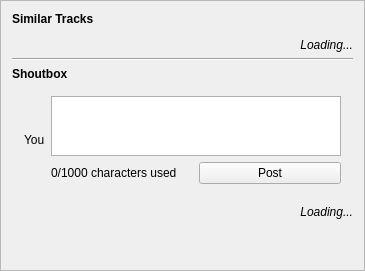
           <widget class="QFrame" name="frame_12">
            <property name="minimumSize">
             <size>
              <width>365</width>
              <height>0</height>
             </size>
            </property>
            <property name="maximumSize">
             <size>
              <width>365</width>
              <height>16777215</height>
             </size>
            </property>
            <property name="frameShape">
             <enum>QFrame::StyledPanel</enum>
            </property>
            <property name="frameShadow">
             <enum>QFrame::Raised</enum>
            </property>
            <layout class="QVBoxLayout" name="verticalLayout_8">
             <item>
              <widget class="QLabel" name="label_2">
               <property name="text">
                <string>&lt;B&gt;Similar Tracks</string>
               </property>
              </widget>
             </item>
             <item>
              <widget class="QWidget" name="widget_similar" native="true"/>
             </item>
             <item>
              <widget class="QLabel" name="label_moreTracks">
               <property name="text">
                <string>&lt;p align=&quot;right&quot;&gt;&lt;I&gt;Loading...</string>
               </property>
              </widget>
             </item>
             <item>
              <widget class="Line" name="line">
               <property name="orientation">
                <enum>Qt::Horizontal</enum>
               </property>
              </widget>
             </item>
             <item>
              <widget class="QLabel" name="label_11">
               <property name="sizePolicy">
                <sizepolicy hsizetype="Preferred" vsizetype="Maximum">
                 <horstretch>0</horstretch>
                 <verstretch>0</verstretch>
                </sizepolicy>
               </property>
               <property name="text">
                <string>&lt;B&gt;Shoutbox</string>
               </property>
               <property name="alignment">
                <set>Qt::AlignLeading|Qt::AlignLeft|Qt::AlignTop</set>
               </property>
              </widget>
             </item>
             <item>
              <widget class="QWidget" name="widget_8" native="true">
               <property name="sizePolicy">
                <sizepolicy hsizetype="Preferred" vsizetype="Maximum">
                 <horstretch>0</horstretch>
                 <verstretch>0</verstretch>
                </sizepolicy>
               </property>
               <layout class="QGridLayout" name="gridLayout_12">
                <property name="leftMargin">
                 <number>12</number>
                </property>
                <property name="rightMargin">
                 <number>12</number>
                </property>
                <item row="0" column="1">
                 <widget class="QTextEdit" name="textEdit_shout">
                  <property name="sizePolicy">
                   <sizepolicy hsizetype="Preferred" vsizetype="Expanding">
                    <horstretch>0</horstretch>
                    <verstretch>0</verstretch>
                   </sizepolicy>
                  </property>
                  <property name="maximumSize">
                   <size>
                    <width>16777215</width>
                    <height>60</height>
                   </size>
                  </property>
                  <property name="palette">
                   <palette>
                    <active>
                     <colorrole role="WindowText">
                      <brush brushstyle="SolidPattern">
                       <color alpha="255">
                        <red>0</red>
                        <green>0</green>
                        <blue>0</blue>
                       </color>
                      </brush>
                     </colorrole>
                     <colorrole role="Button">
                      <brush brushstyle="SolidPattern">
                       <color alpha="255">
                        <red>227</red>
                        <green>227</green>
                        <blue>227</blue>
                       </color>
                      </brush>
                     </colorrole>
                     <colorrole role="Light">
                      <brush brushstyle="SolidPattern">
                       <color alpha="255">
                        <red>255</red>
                        <green>255</green>
                        <blue>255</blue>
                       </color>
                      </brush>
                     </colorrole>
                     <colorrole role="Midlight">
                      <brush brushstyle="SolidPattern">
                       <color alpha="255">
                        <red>241</red>
                        <green>241</green>
                        <blue>241</blue>
                       </color>
                      </brush>
                     </colorrole>
                     <colorrole role="Dark">
                      <brush brushstyle="SolidPattern">
                       <color alpha="255">
                        <red>113</red>
                        <green>113</green>
                        <blue>113</blue>
                       </color>
                      </brush>
                     </colorrole>
                     <colorrole role="Mid">
                      <brush brushstyle="SolidPattern">
                       <color alpha="255">
                        <red>151</red>
                        <green>151</green>
                        <blue>151</blue>
                       </color>
                      </brush>
                     </colorrole>
                     <colorrole role="Text">
                      <brush brushstyle="SolidPattern">
                       <color alpha="255">
                        <red>0</red>
                        <green>0</green>
                        <blue>0</blue>
                       </color>
                      </brush>
                     </colorrole>
                     <colorrole role="BrightText">
                      <brush brushstyle="SolidPattern">
                       <color alpha="255">
                        <red>255</red>
                        <green>255</green>
                        <blue>255</blue>
                       </color>
                      </brush>
                     </colorrole>
                     <colorrole role="ButtonText">
                      <brush brushstyle="SolidPattern">
                       <color alpha="255">
                        <red>0</red>
                        <green>0</green>
                        <blue>0</blue>
                       </color>
                      </brush>
                     </colorrole>
                     <colorrole role="Base">
                      <brush brushstyle="SolidPattern">
                       <color alpha="255">
                        <red>255</red>
                        <green>255</green>
                        <blue>255</blue>
                       </color>
                      </brush>
                     </colorrole>
                     <colorrole role="Window">
                      <brush brushstyle="SolidPattern">
                       <color alpha="255">
                        <red>227</red>
                        <green>227</green>
                        <blue>227</blue>
                       </color>
                      </brush>
                     </colorrole>
                     <colorrole role="Shadow">
                      <brush brushstyle="SolidPattern">
                       <color alpha="255">
                        <red>0</red>
                        <green>0</green>
                        <blue>0</blue>
                       </color>
                      </brush>
                     </colorrole>
                     <colorrole role="AlternateBase">
                      <brush brushstyle="SolidPattern">
                       <color alpha="255">
                        <red>241</red>
                        <green>241</green>
                        <blue>241</blue>
                       </color>
                      </brush>
                     </colorrole>
                     <colorrole role="ToolTipBase">
                      <brush brushstyle="SolidPattern">
                       <color alpha="255">
                        <red>255</red>
                        <green>255</green>
                        <blue>220</blue>
                       </color>
                      </brush>
                     </colorrole>
                     <colorrole role="ToolTipText">
                      <brush brushstyle="SolidPattern">
                       <color alpha="255">
                        <red>0</red>
                        <green>0</green>
                        <blue>0</blue>
                       </color>
                      </brush>
                     </colorrole>
                    </active>
                    <inactive>
                     <colorrole role="WindowText">
                      <brush brushstyle="SolidPattern">
                       <color alpha="255">
                        <red>0</red>
                        <green>0</green>
                        <blue>0</blue>
                       </color>
                      </brush>
                     </colorrole>
                     <colorrole role="Button">
                      <brush brushstyle="SolidPattern">
                       <color alpha="255">
                        <red>227</red>
                        <green>227</green>
                        <blue>227</blue>
                       </color>
                      </brush>
                     </colorrole>
                     <colorrole role="Light">
                      <brush brushstyle="SolidPattern">
                       <color alpha="255">
                        <red>255</red>
                        <green>255</green>
                        <blue>255</blue>
                       </color>
                      </brush>
                     </colorrole>
                     <colorrole role="Midlight">
                      <brush brushstyle="SolidPattern">
                       <color alpha="255">
                        <red>241</red>
                        <green>241</green>
                        <blue>241</blue>
                       </color>
                      </brush>
                     </colorrole>
                     <colorrole role="Dark">
                      <brush brushstyle="SolidPattern">
                       <color alpha="255">
                        <red>113</red>
                        <green>113</green>
                        <blue>113</blue>
                       </color>
                      </brush>
                     </colorrole>
                     <colorrole role="Mid">
                      <brush brushstyle="SolidPattern">
                       <color alpha="255">
                        <red>151</red>
                        <green>151</green>
                        <blue>151</blue>
                       </color>
                      </brush>
                     </colorrole>
                     <colorrole role="Text">
                      <brush brushstyle="SolidPattern">
                       <color alpha="255">
                        <red>0</red>
                        <green>0</green>
                        <blue>0</blue>
                       </color>
                      </brush>
                     </colorrole>
                     <colorrole role="BrightText">
                      <brush brushstyle="SolidPattern">
                       <color alpha="255">
                        <red>255</red>
                        <green>255</green>
                        <blue>255</blue>
                       </color>
                      </brush>
                     </colorrole>
                     <colorrole role="ButtonText">
                      <brush brushstyle="SolidPattern">
                       <color alpha="255">
                        <red>0</red>
                        <green>0</green>
                        <blue>0</blue>
                       </color>
                      </brush>
                     </colorrole>
                     <colorrole role="Base">
                      <brush brushstyle="SolidPattern">
                       <color alpha="255">
                        <red>255</red>
                        <green>255</green>
                        <blue>255</blue>
                       </color>
                      </brush>
                     </colorrole>
                     <colorrole role="Window">
                      <brush brushstyle="SolidPattern">
                       <color alpha="255">
                        <red>227</red>
                        <green>227</green>
                        <blue>227</blue>
                       </color>
                      </brush>
                     </colorrole>
                     <colorrole role="Shadow">
                      <brush brushstyle="SolidPattern">
                       <color alpha="255">
                        <red>0</red>
                        <green>0</green>
                        <blue>0</blue>
                       </color>
                      </brush>
                     </colorrole>
                     <colorrole role="AlternateBase">
                      <brush brushstyle="SolidPattern">
                       <color alpha="255">
                        <red>241</red>
                        <green>241</green>
                        <blue>241</blue>
                       </color>
                      </brush>
                     </colorrole>
                     <colorrole role="ToolTipBase">
                      <brush brushstyle="SolidPattern">
                       <color alpha="255">
                        <red>255</red>
                        <green>255</green>
                        <blue>220</blue>
                       </color>
                      </brush>
                     </colorrole>
                     <colorrole role="ToolTipText">
                      <brush brushstyle="SolidPattern">
                       <color alpha="255">
                        <red>0</red>
                        <green>0</green>
                        <blue>0</blue>
                       </color>
                      </brush>
                     </colorrole>
                    </inactive>
                    <disabled>
                     <colorrole role="WindowText">
                      <brush brushstyle="SolidPattern">
                       <color alpha="255">
                        <red>113</red>
                        <green>113</green>
                        <blue>113</blue>
                       </color>
                      </brush>
                     </colorrole>
                     <colorrole role="Button">
                      <brush brushstyle="SolidPattern">
                       <color alpha="255">
                        <red>227</red>
                        <green>227</green>
                        <blue>227</blue>
                       </color>
                      </brush>
                     </colorrole>
                     <colorrole role="Light">
                      <brush brushstyle="SolidPattern">
                       <color alpha="255">
                        <red>255</red>
                        <green>255</green>
                        <blue>255</blue>
                       </color>
                      </brush>
                     </colorrole>
                     <colorrole role="Midlight">
                      <brush brushstyle="SolidPattern">
                       <color alpha="255">
                        <red>241</red>
                        <green>241</green>
                        <blue>241</blue>
                       </color>
                      </brush>
                     </colorrole>
                     <colorrole role="Dark">
                      <brush brushstyle="SolidPattern">
                       <color alpha="255">
                        <red>113</red>
                        <green>113</green>
                        <blue>113</blue>
                       </color>
                      </brush>
                     </colorrole>
                     <colorrole role="Mid">
                      <brush brushstyle="SolidPattern">
                       <color alpha="255">
                        <red>151</red>
                        <green>151</green>
                        <blue>151</blue>
                       </color>
                      </brush>
                     </colorrole>
                     <colorrole role="Text">
                      <brush brushstyle="SolidPattern">
                       <color alpha="255">
                        <red>113</red>
                        <green>113</green>
                        <blue>113</blue>
                       </color>
                      </brush>
                     </colorrole>
                     <colorrole role="BrightText">
                      <brush brushstyle="SolidPattern">
                       <color alpha="255">
                        <red>255</red>
                        <green>255</green>
                        <blue>255</blue>
                       </color>
                      </brush>
                     </colorrole>
                     <colorrole role="ButtonText">
                      <brush brushstyle="SolidPattern">
                       <color alpha="255">
                        <red>113</red>
                        <green>113</green>
                        <blue>113</blue>
                       </color>
                      </brush>
                     </colorrole>
                     <colorrole role="Base">
                      <brush brushstyle="SolidPattern">
                       <color alpha="255">
                        <red>227</red>
                        <green>227</green>
                        <blue>227</blue>
                       </color>
                      </brush>
                     </colorrole>
                     <colorrole role="Window">
                      <brush brushstyle="SolidPattern">
                       <color alpha="255">
                        <red>227</red>
                        <green>227</green>
                        <blue>227</blue>
                       </color>
                      </brush>
                     </colorrole>
                     <colorrole role="Shadow">
                      <brush brushstyle="SolidPattern">
                       <color alpha="255">
                        <red>0</red>
                        <green>0</green>
                        <blue>0</blue>
                       </color>
                      </brush>
                     </colorrole>
                     <colorrole role="AlternateBase">
                      <brush brushstyle="SolidPattern">
                       <color alpha="255">
                        <red>227</red>
                        <green>227</green>
                        <blue>227</blue>
                       </color>
                      </brush>
                     </colorrole>
                     <colorrole role="ToolTipBase">
                      <brush brushstyle="SolidPattern">
                       <color alpha="255">
                        <red>255</red>
                        <green>255</green>
                        <blue>220</blue>
                       </color>
                      </brush>
                     </colorrole>
                     <colorrole role="ToolTipText">
                      <brush brushstyle="SolidPattern">
                       <color alpha="255">
                        <red>0</red>
                        <green>0</green>
                        <blue>0</blue>
                       </color>
                      </brush>
                     </colorrole>
                    </disabled>
                   </palette>
                  </property>
                  <property name="autoFillBackground">
                   <bool>true</bool>
                  </property>
                 </widget>
                </item>
                <item row="1" column="1">
                 <widget class="QFrame" name="horizontalFrame_2">
                  <property name="sizePolicy">
                   <sizepolicy hsizetype="Preferred" vsizetype="Maximum">
                    <horstretch>0</horstretch>
                    <verstretch>0</verstretch>
                   </sizepolicy>
                  </property>
                  <layout class="QGridLayout" name="gridLayout_13">
                   <property name="margin">
                    <number>0</number>
                   </property>
                   <item row="1" column="2">
                    <spacer name="horizontalSpacer_6">
                     <property name="orientation">
                      <enum>Qt::Horizontal</enum>
                     </property>
                     <property name="sizeType">
                      <enum>QSizePolicy::Preferred</enum>
                     </property>
                     <property name="sizeHint" stdset="0">
                      <size>
                       <width>0</width>
                       <height>20</height>
                      </size>
                     </property>
                    </spacer>
                   </item>
                   <item row="1" column="3">
                    <widget class="QPushButton" name="pushButton_post">
                     <property name="text">
                      <string>Post</string>
                     </property>
                    </widget>
                   </item>
                   <item row="1" column="1">
                    <widget class="QLabel" name="label_characterUse">
                     <property name="text">
                      <string>0/1000 characters used</string>
                     </property>
                    </widget>
                   </item>
                  </layout>
                 </widget>
                </item>
                <item row="0" column="0" rowspan="2">
                 <widget class="QLabel" name="label_you">
                  <property name="sizePolicy">
                   <sizepolicy hsizetype="Maximum" vsizetype="Preferred">
                    <horstretch>0</horstretch>
                    <verstretch>0</verstretch>
                   </sizepolicy>
                  </property>
                  <property name="text">
                   <string>You</string>
                  </property>
                 </widget>
                </item>
               </layout>
              </widget>
             </item>
             <item>
              <widget class="QWidget" name="widget_comments" native="true">
               <property name="sizePolicy">
                <sizepolicy hsizetype="Preferred" vsizetype="Maximum">
                 <horstretch>0</horstretch>
                 <verstretch>0</verstretch>
                </sizepolicy>
               </property>
              </widget>
             </item>
             <item>
              <widget class="QLabel" name="label_moreShoutbox">
               <property name="text">
                <string>&lt;p align=&quot;right&quot;&gt;&lt;I&gt;Loading...</string>
               </property>
              </widget>
             </item>
             <item>
              <spacer name="verticalSpacer_8">
               <property name="orientation">
                <enum>Qt::Vertical</enum>
               </property>
               <property name="sizeHint" stdset="0">
                <size>
                 <width>20</width>
                 <height>40</height>
                </size>
               </property>
              </spacer>
             </item>
            </layout>
           </widget>
